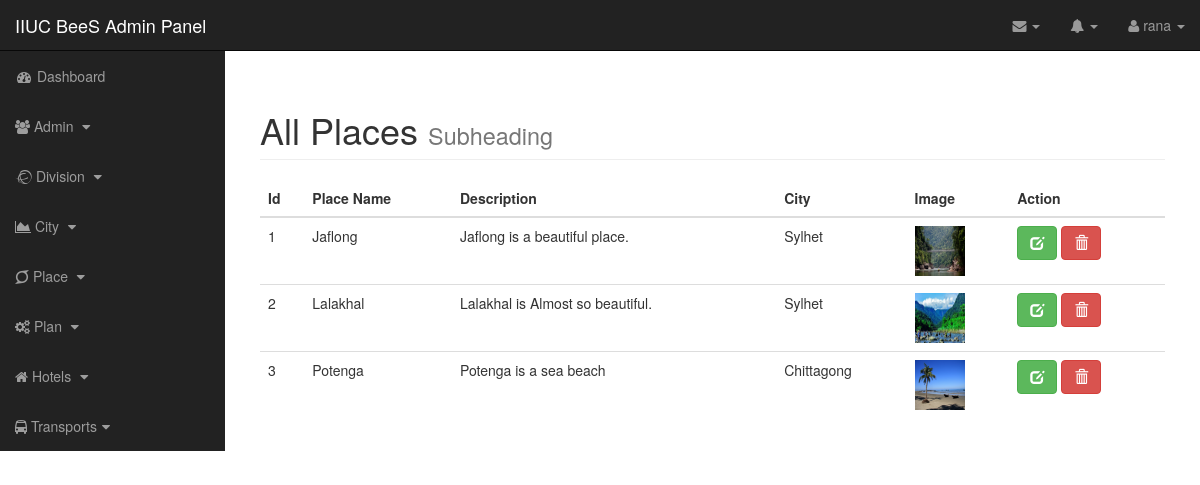
The page /admin/places.php (signed in) on the database its author committed.
### tables this page shows
CREATE TABLE `tbl_place` (
  `id` int(11) NOT NULL,
  `place_name` varchar(255) NOT NULL,
  `place_description` text NOT NULL,
  `city_id` int(3) NOT NULL,
  `place_image` varchar(255) NOT NULL
);

CREATE TABLE `tbl_city` (
  `id` int(11) NOT NULL,
  `city_name` varchar(255) NOT NULL,
  `city_description` text NOT NULL,
  `div_id` int(11) NOT NULL,
  `city_image` varchar(255) NOT NULL
);

### includes/db_object.php (called while the page is built, shortened)
<?php
class DB_object
{
    public static function find_by_id($id)
    {
        $query = "SELECT * FROM " . static::$db_table . " WHERE id = $id";
        $the_result_array = static::find_by_query($query);
        return !empty($the_result_array) ? array_shift($the_result_array) : false;
    }
    public static function find_by_query($sql)
    {
        global $database;
        $result_set = $database->query($sql);
        $the_object_array = array();
        while ($row = mysqli_fetch_assoc($result_set)) {
            $the_object_array[] = static::instantiation($row);
        }
        return $the_object_array;
    }
    public static function instantiation($the_record)
    {
        $the_object = new $calling_class;
        foreach ($the_record as $the_attribute => $value) {
            if ($the_object->has_the_attribute($the_attribute)) {
                $the_object->$the_attribute = $value;
            }
        }
        return $the_object;
    }
    private function has_the_attribute($the_attribute)
    {
        $object_properties = get_object_vars($this);
        return array_key_exists($the_attribute, $object_properties);
    }
}
?>

### includes/database.php (called while the page is built, shortened)
<?php
class Database
{
    public $connection;
    public function open_db_connection()
    {
        $this->connection = mysqli_connect(DB_HOST, DB_USER, DB_PASS, DB_NAME);
    }
    public function query($sql)
    {
        $result = mysqli_query($this->connection, $sql);
        return $result;
    }
}
$database = new Database();
?>

### includes/place.php (called while the page is built, shortened)
<?php
class Place extends DB_object
{
    public static function all_places()
    {
        global $database;
        $query = "SELECT tbl_place.id, place_name, place_description, city_name, place_image FROM tbl_place";
        $query .= " INNER JOIN tbl_city ";
        $query .= "ON tbl_place.city_id = tbl_city.id ORDER BY tbl_place.id";
        return $database->query($query);
    }
}
?>

### admin/includes/view_all_places.php (the view, shortened to what this page needs)
<?php
$places = Place::all_places();
?>
<div id="page-wrapper">
    <div class="container-fluid">
        <div class="row">
            <div class="col-lg-12">
                <h1 class="page-header">
                    All Places
                    <small>Subheading</small>
                </h1>
                <table class="table table-hover">
                    <thead>
                    <tr>
                        <th>Id</th>
                        <th>Place Name</th>
                        <th>Description</th>
                        <th>City</th>
                        <th>Image</th>
                        <th>Action</th>
                    </tr>
                    </thead>
                    <tbody>
                    <?php while ($row = mysqli_fetch_assoc($places)) { ?>
                        <tr>
                            <td><?php echo $row['id']; ?></td>
                            <td><?php echo $row['place_name']; ?></td>
                            <td><?php echo $row['place_description']; ?></td>
                            <td><?php echo $row['city_name']; ?></td>
                            <td><img src="../images/places/<?php echo $row['place_image']; ?>" alt="" width="50px"
                                     height="50px">
                            </td>
                            <td>
                                <a href="places.php?source=edit_place&place_id=<?php echo $row['id']; ?>"
                                   class="btn btn-success" title="Edit">
                                    <span class="glyphicon glyphicon-edit"></span>
                                </a>
                                <a href="" class="btn btn-danger" title="Delete">
                                    <span class="glyphicon glyphicon-trash"></span>
                                </a>
                            </td>
                        </tr>
                    <?php }; ?>
                    </tbody>
                </table>
            </div>
        </div>
    </div>
</div>
</div>

### admin/includes/top_nav.php (shortened to what this page needs)
<nav class="navbar navbar-inverse navbar-fixed-top" role="navigation">
    <div class="navbar-header">
        <a class="navbar-brand" href="index.php">IIUC BeeS Admin Panel</a>
    </div>
    <ul class="nav navbar-right top-nav">
        <li class="dropdown">
            <a href="#" class="dropdown-toggle" data-toggle="dropdown"><i class="fa fa-envelope"></i> <b
                        class="caret"></b></a>
        </li>
        <li class="dropdown">
            <a href="#" class="dropdown-toggle" data-toggle="dropdown"><i class="fa fa-bell"></i> <b
                        class="caret"></b></a>
        </li>
        <?php
        $id = $_SESSION["admin_id"];
        $user = Adminpro::find_by_id($id);
        $name= $user->admin_name;
        ?>
        <li class="dropdown">
            <a href="#" class="dropdown-toggle" data-toggle="dropdown"><i class="fa fa-user"></i> <?php echo $name; ?> <b
                        class="caret"></b></a>
        </li>
    </ul>

### admin/css/sb-admin.css (style rules this page uses)
body { margin-top: 100px; background-color: #222; }
@media (min-width:768px) { body { margin-top: 50px; } }
#page-wrapper { width: 100%; padding: 0; background-color: #fff; }
@media (min-width:768px) { #page-wrapper { padding: 10px; } }
.top-nav { padding: 0 15px; }
.top-nav>li { display: inline-block; float: left; }
.top-nav>li>a { padding-top: 15px; padding-bottom: 15px; line-height: 20px; color: #999; }

### rows shown on the page
tbl_place: id "1", place_name "Jaflong", place_description "Jaflong is a beautiful place.", city.city_name "Sylhet", place_image (picture)
tbl_place: id "2", place_name "Lalakhal", place_description "Lalakhal is Almost so beautiful.", city.city_name "Sylhet", place_image (picture)
tbl_place: id "3", place_name "Potenga", place_description "Potenga is a sea beach", city.city_name "Chittagong", place_image (picture)

### other values the page prints
$name "rana"
